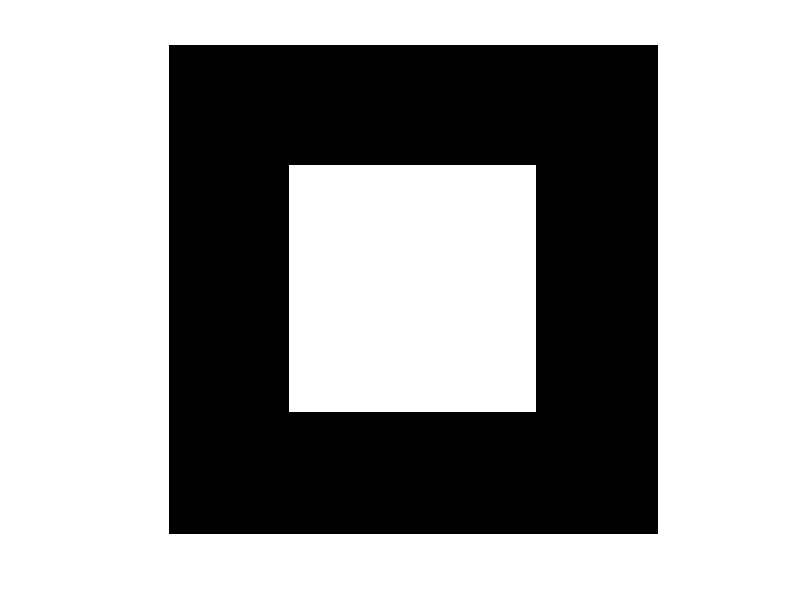

The MATLAB script that drew this image:
img = zeros(200,200);
Cx = 100;
Cy = 100;
myRad = 50;
for i=1:1:200
    for j=1:1:200
        if max(abs(Cx-i),abs(Cy-j)) <= myRad
            img(i,j) = 255;
        end
    end
end
imshow(img,[]);